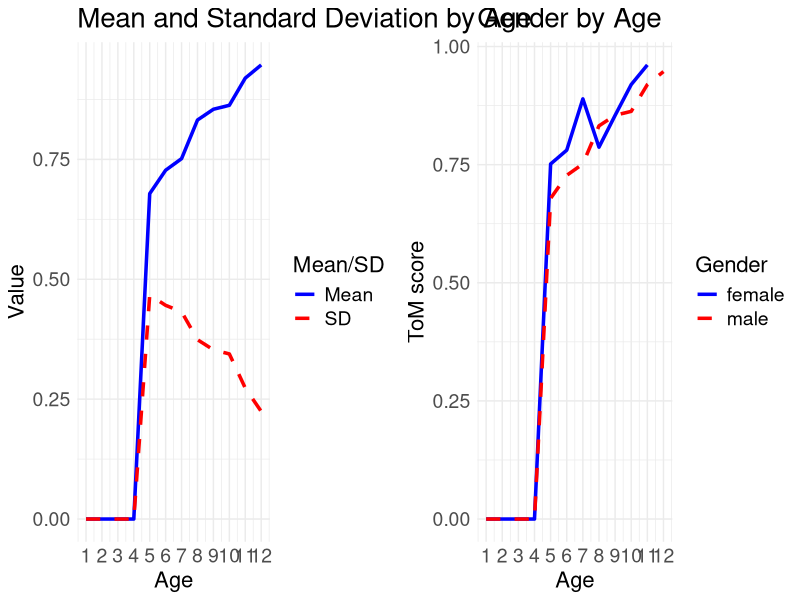
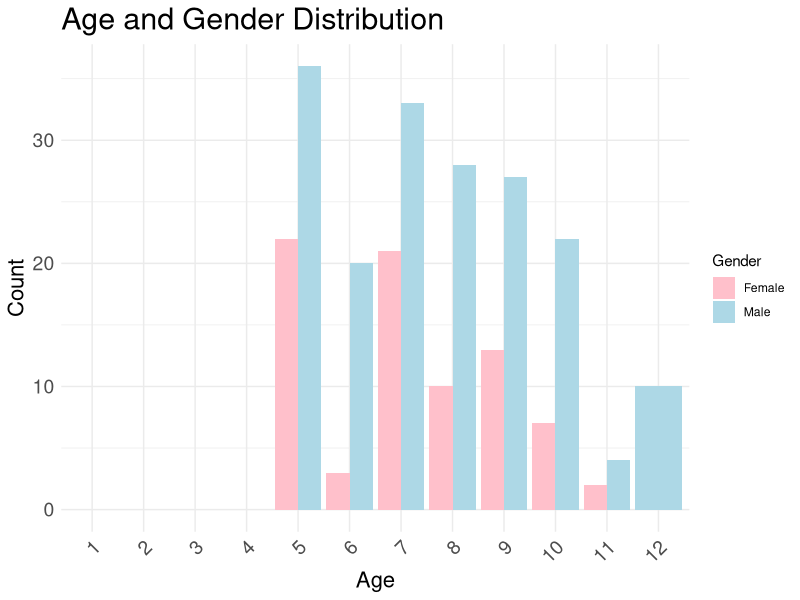

The R source for these figures, in order:
## ---- chunk 1
knitr::opts_chunk$set(echo = TRUE)
## ---- chunk 2
library(tidyverse)
library(dplyr)
library(knitr)
library(ggplot2)
library(gridExtra)
## ---- chunk 3
tom2 <- read.csv("../behavioral_data/ToMBooklet1-Data.csv")

gender <- read.csv("../behavioral_data//ToMBooklet1_gender.csv") %>%
  rename(subID = SubID) %>%
  mutate(Age = as.integer(Age)) # 整数

#print("展示表头")
#print(head(tom2))
#print("展示表头")

gender$Gender[gender$Gender == "F"] <- "Female"
gender$Gender[gender$Gender == "M"] <- "Male"


tom2_gender <- right_join(tom2, gender, by = "subID") %>%  # 表左联right_join
  group_by(Question_ID, Gender) # group_by聚合


tom2_gender <- tom2_gender[!is.na(tom2_gender$Age), ]

print(head(tom2_gender))
## ---- chunk 4
# 存储结果的列表

unique_ages <- sort(unique(tom2_gender$Age)) # 不同年龄

ages_mean <- numeric(length(unique_ages))
ages_sd <- numeric(length(unique_ages))

f_ages_mean  <- numeric(length(unique_ages))
f_ages_sd <- numeric(length(unique_ages))

m_ages_mean <- numeric(length(unique_ages))
m_ages_sd <- numeric(length(unique_ages))


for(age in unique_ages) {
  older <- tom2_gender %>%
    filter(Age == age)
  
  f_older <- older %>%
    filter(Gender == "Female")
  
  m_older <- older %>%
    filter(Gender == "Male")
  
  
  ages_mean[age] <- mean(m_older$Answer..0..1., na.rm = TRUE)
  ages_sd[age] <- sd(m_older$Answer..0..1., na.rm = TRUE)
  
  f_ages_mean[age] <- mean(f_older$Answer..0..1., na.rm = TRUE)
  f_ages_sd[age] <- sd(f_older$Answer..0..1., na.rm = TRUE)
  
  m_ages_mean[age] <- mean(m_older$Answer..0..1., na.rm = TRUE)

m_ages_sd[age] <- sd(m_older$Answer..0..1., na.rm = TRUE)
}
  

#plot(ages_mean, type = "l", main = "Line Plot", xlab = "age", ylab = "answer mean")
#plot(ages_sd, type = "l", main = "Line Plot", xlab = "age", ylab = "answer mean")

data <- data.frame(
  Age = 1:max(unique_ages),
  Mean = ages_mean,
  SD = ages_sd,
  f_m = f_ages_mean,
  f_sd = f_ages_sd,
  m_m = m_ages_mean,
  m_sd = m_ages_sd
)

p1 <- ggplot(data) +
  geom_line(aes(x = Age, y = Mean, color = "Mean", linetype = "Mean"), size = 1.2) +
  geom_line(aes(x = Age, y = SD, color = "SD", linetype = "SD"), size = 1.2) +
  scale_color_manual(name = "Mean/SD", values = c("Mean" = "blue", "SD" = "red")) +
  scale_linetype_manual(name = "Mean/SD", values = c("Mean" = "solid", "SD" = "dashed")) +
  labs(title = "Mean and Standard Deviation by Age", x = "Age", y = "Value") +
  theme_minimal() +
  scale_x_continuous(breaks = seq(min(data$Age), max(data$Age), by = 1)) +
  theme(plot.title = element_text(size = 20),
        legend.title = element_text(size = 16),  # Adjust legend title size
        legend.text = element_text(size = 14),   # Adjust legend text size
        axis.title.x = element_text(size = 16),  # Adjust x-axis title size
        axis.title.y = element_text(size = 16),  # Adjust y-axis title size
        axis.text.x = element_text(size = 14),   # Adjust x-axis text size
        axis.text.y = element_text(size = 14))   # Adjust y-axis text size

# Plot 2
p2 <- ggplot(data) +
  geom_line(aes(x = Age, y = f_m, color = "female", linetype = "female"), size = 1.2) +
  geom_line(aes(x = Age, y = m_m, color = "male", linetype = "male"), size = 1.2) +
  scale_color_manual(name = "Gender", values = c("female" = "blue", "male" = "red")) +
  scale_linetype_manual(name = "Gender", values = c("female" = "solid", "male" = "dashed")) +
  labs(title = "Gender by Age", x = "Age", y = "ToM score") +
  theme_minimal() +
  scale_x_continuous(breaks = seq(min(data$Age), max(data$Age), by = 1)) +
  theme(plot.title = element_text(size = 20),
        legend.title = element_text(size = 16),  # Adjust legend title size
        legend.text = element_text(size = 14),   # Adjust legend text size
        axis.title.x = element_text(size = 16),  # Adjust x-axis title size
        axis.title.y = element_text(size = 16),  # Adjust y-axis title size
        axis.text.x = element_text(size = 14),   # Adjust x-axis text size
        axis.text.y = element_text(size = 14))   # Adjust y-axis text size

# Combine plots
combined_plot <- grid.arrange(p1, p2, ncol = 2)

# Save combined plot
ggsave("combined_plot.png", combined_plot, width = 16, height = 8, units = "in")
## ---- chunk 5
library(ggplot2)
library(dplyr)
library(tidyr)

## use gender for counts
age_gender_counts <- gender %>%
  filter(Age >= 1 & Age <= 12) %>%
  group_by(Age, Gender) %>%
  summarise(count = n(), .groups = 'drop')


print(age_gender_counts)



ggplot(age_gender_counts, aes(x = factor(Age), y = count, fill = Gender)) +
  geom_bar(stat = "identity", position = "dodge") +
  labs(title = "Age and Gender Distribution", x = "Age", y = "Count") +
  theme_minimal() +
  scale_fill_manual(values = c("Female" = "pink", "Male" = "lightblue")) +
  scale_x_discrete(limits = as.character(1:12)) +
   theme(
    axis.text.x = element_text(angle = 45, hjust = 1, size = 14), 
    axis.text.y = element_text(size = 14),  
    axis.title.x = element_text(size = 16),  
    axis.title.y = element_text(size = 16),  
    plot.title = element_text(size = 22)  
  )
## ---- chunk 6
unique_ages_11 <- sort(unique(tom2_gender$Age))
unique_ages_11 <- unique_ages_11[unique_ages_11 != 12]
unique_ages_11
## ---- chunk 7
all_ages_summary <- list()
all_ages_differences <- list()

print(unique_ages)
for (age in unique_ages_11) {  # 排除12岁的
# 下面是源代码内容
  older <- tom2_gender %>%
    filter(Age == age)
  print(age)
  
  older_summary <- older %>%
    summarise(
      mean_response = mean(Answer..0..1., na.rm = TRUE),
      sd_response = sd(Answer..0..1., na.rm = TRUE)
    )
  
  all_ages_summary[[paste("Age", age)]] <- older_summary # 结果添加到表用于一起打印

  #print(paste("Summary for Age", age, "and up:")) # 用于分别打印
  #print(older_summary)
  
older_differences <- older %>%
  group_by(Question_ID, Gender) %>%
  summarise(mean_response = mean(Answer..0..1., na.rm = TRUE)) %>%
  pivot_wider(names_from = Gender, values_from = mean_response, values_fill = 0) %>%
  mutate(across(any_of(c("Female", "Male")), ~ifelse(is.null(.), 0, .))) %>%
  mutate(gender_difference = coalesce(Female, 0) - coalesce(Male, 0)) %>%
  arrange(desc(gender_difference))

  unique(older$Gender)
  
  all_ages_differences[[paste("Age", age)]] <- older_differences # 结果添加到表用于一起打印
  
  #print(paste("Differences for Age", age, "and up:"))# 用于分别打印
  #print(older_differences)

  # 对每个年龄组进行基于Question的簇分析



cluster_older <- older %>%
mutate(Cluster = sub(".*_(1[0-9]|[1-9])\\..*", "\\1", Question_ID))
  
  cluster_older_summary <- cluster_older %>%
    group_by(Cluster) %>%
    summarise(
      mean_response = mean(Answer..0..1., na.rm = TRUE),
      sd_response = sd(Answer..0..1., na.rm = TRUE)
    ) %>%
    arrange(as.numeric(Cluster))
  
  #all_ages_summary[[paste("Cluster Age", age)]] <- cluster_older_summary

  #print(paste("Summary for Cluster Age", age, "and up:"))
  #print(cluster_older_summary)
  
cluster_older_differences <- cluster_older %>%
  group_by(Cluster, Gender) %>%
  summarise(mean_response = mean(Answer..0..1., na.rm = TRUE)) %>%
  pivot_wider(names_from = Gender, values_from = mean_response, values_fill = 0) %>%
  mutate(gender_difference = `Female` - `Male`) %>%
  arrange(desc(gender_difference))
  
  all_ages_differences[[paste("Cluster Age", age)]] <- cluster_older_differences

  #print(paste("Differences for Cluster Age", age, "and up:"))
  #print(cluster_older_summary)
}

# 删除注释可以使用下面的代码打印出所有年龄段的汇总结果和差异
print(all_ages_summary)
#print(all_ages_differences)
## ---- chunk 8
print(names(all_ages_summary))
## ---- chunk 9
print(all_ages_summary["Age 3"])
